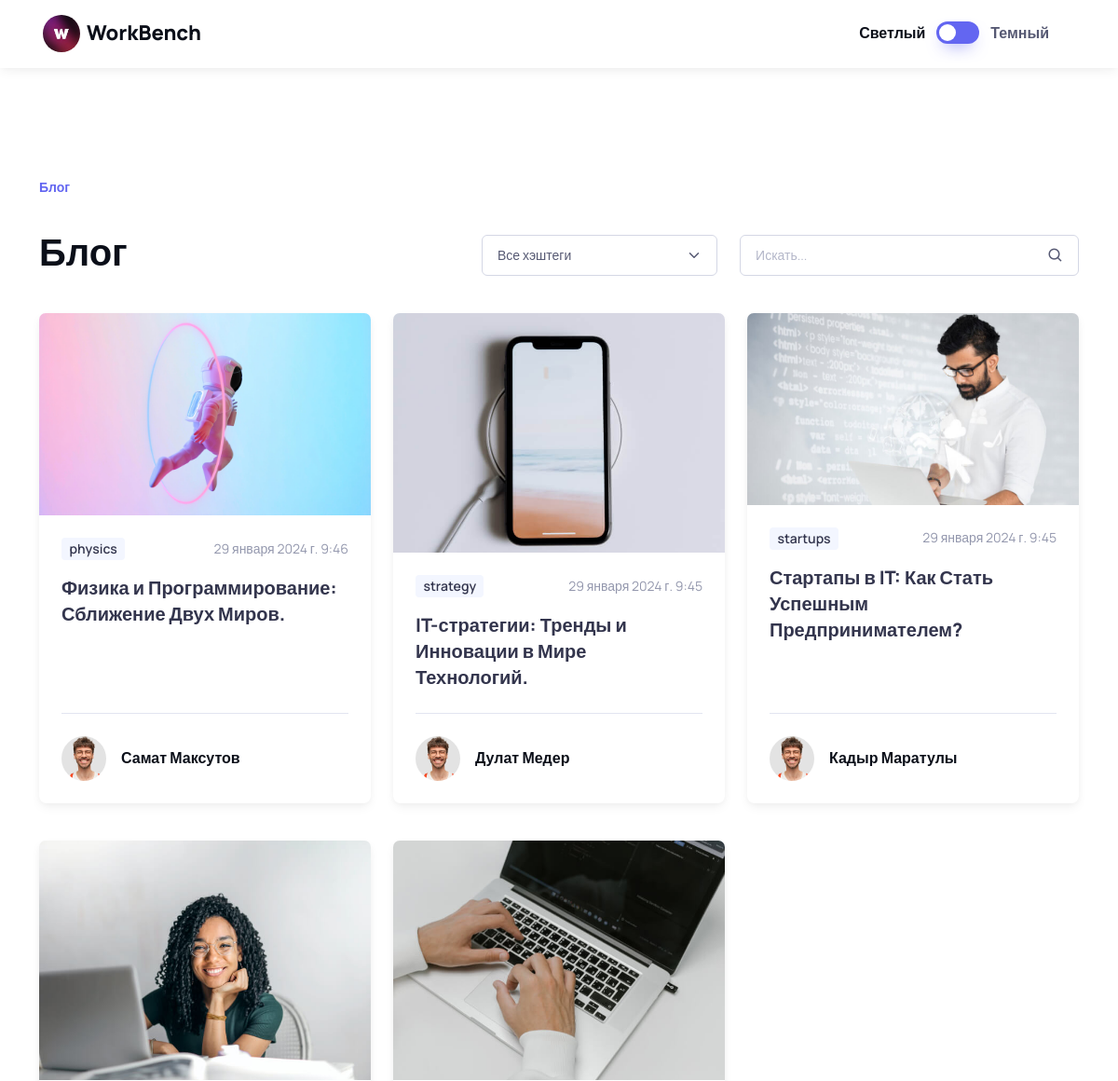
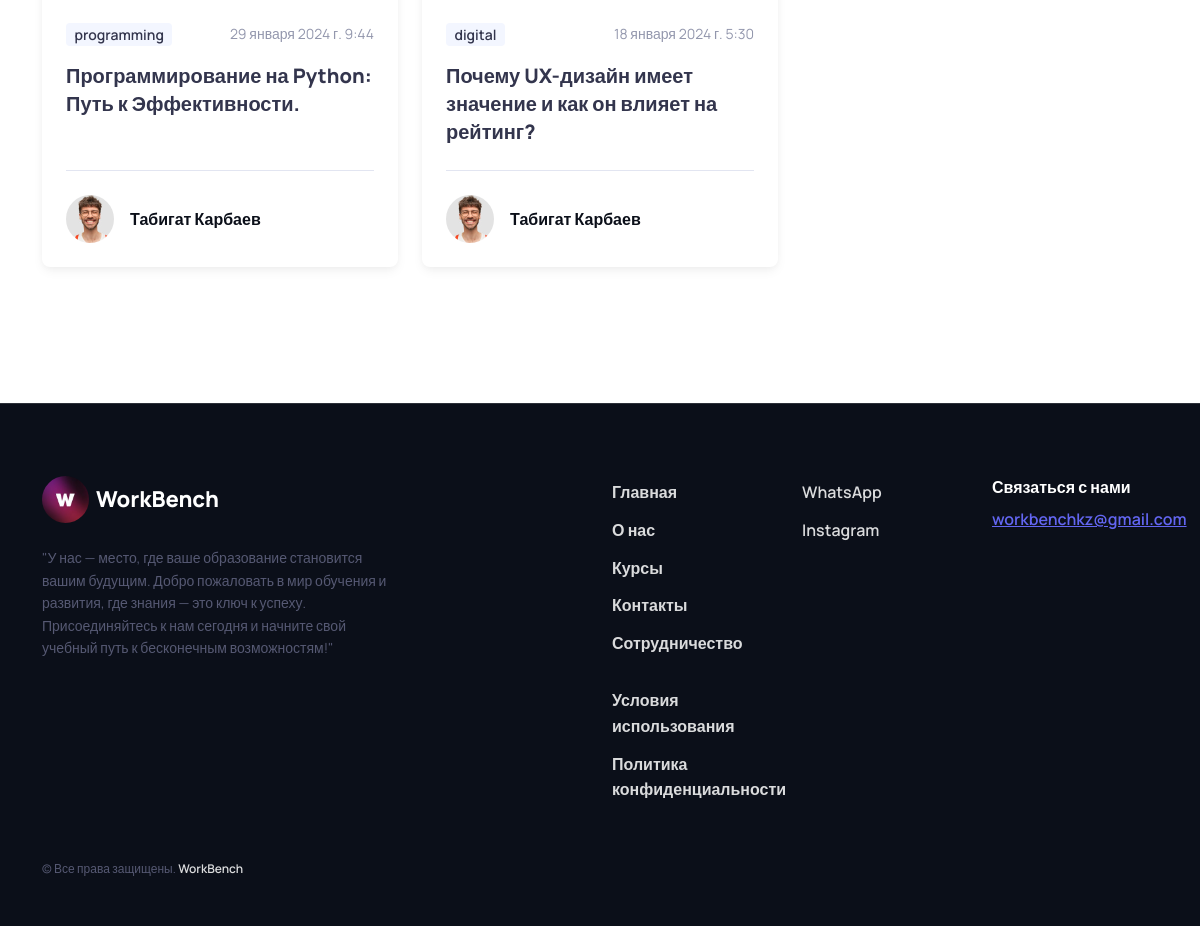
/users/blog/, run on the app's committed database (2 pictures, top to bottom).
### blog/models.py (models this page shows, shortened)
class Post(models.Model):
    HASHTAG = (
        ('startups', 'Стартапы'),
        ('programming', 'Программирование'),
        ('digital', 'Цифровизация'),
        ('strategy', 'IT стратегия'),
        ('physics', 'Физика'),
        ('math', 'Математика'),
        ('business', 'IT Бизнес'),
        ('technology', 'Технологии'),
        ('lifehacks', 'Лайфхаки'),
    )
    title = models.CharField(max_length=255, blank=False)
    author = models.CharField(max_length=255, blank=False)
    author_url = models.URLField(blank=True, null=True)
    image = models.ImageField(upload_to='posts/', blank=False)
    video = models.URLField(blank=True, null=True)
    body = models.TextField(blank=False)
    hashtag = models.CharField(max_length=255, choices=HASHTAG, default='programming',blank=False)
    date = models.DateTimeField(auto_now_add=True)
    class Meta:
        ordering = ['-date']
        verbose_name = 'Пост'
        verbose_name_plural = 'Посты'

### blog/views.py (the view)
# urls.py: path('', BlogListView.as_view(), name='blog'),
class BlogListView(ListView):
    model = Post
    template_name = 'student/blog/blog.html'
    context_object_name = 'posts'
    paginate_by = 10
    def get_queryset(self):
        queryset = Post.objects.all().order_by('-date')
        hashtag_filter = self.request.GET.get('hashtag', '')
        if hashtag_filter:
            queryset = queryset.filter(hashtag=hashtag_filter)
        search_query = self.request.GET.get('search', '')
        if search_query:
            search_condition = Q()
            for field in ['title', 'author', 'body', 'hashtag']:
                search_condition |= Q(**{f'{field}__icontains': search_query})
            queryset = queryset.filter(search_condition)
        return queryset
    def get_context_data(self, **kwargs):
        context = super().get_context_data(**kwargs)
        paginator = Paginator(context['posts'], self.paginate_by)
        page = self.request.GET.get('page')
        try:
            context['posts'] = paginator.page(page)
        except PageNotAnInteger:
            context['posts'] = paginator.page(1)
        except EmptyPage:
            context['posts'] = paginator.page(paginator.num_pages)
        return context

### templates/student/blog/blog.html (shortened to what this page needs)
{% extends 'student/blog/base.html' %}
{% load static %}
{% load static %}
        {% block content %}
      <nav class="container mt-lg-4 pt-5" aria-label="breadcrumb">
        <ol class="breadcrumb mb-0 pt-5">
          <li class="breadcrumb-item active" aria-current="page">Блог</li>
        </ol>
      </nav>
      <section class="container mt-4 mb-lg-5 pt-lg-2 pb-5">
        <div class="row align-items-end gy-3 mb-4 pb-lg-3 pb-1">
          <div class="col-lg-5 col-md-4">
            <h1 class="mb-2 mb-md-0">Блог</h1>
          </div>
          <div class="col-lg-7 col-md-8">
            <form class="row gy-2" method="get" action="{% url 'users:blog:blog' %}">
                <div class="col-lg-5 col-sm-6">
                    <div class="d-flex align-items-center">
                        <select class="form-select" name="hashtag" id="hashtag" onchange="this.form.submit()">
                            <option value="" {% if not request.GET.hashtag %}selected{% endif %}>Все хэштеги</option>
                        </select>
                    </div>
                </div>
                <div class="col-lg-7 col-sm-6">
                    <div class="input-group">
                        <input type="text" class="form-control pe-5 rounded" placeholder="Искать..." name="search" value="{{ request.GET.search }}">
                        <i class="bx bx-search position-absolute top-50 end-0 translate-middle-y me-3 zindex-5 fs-lg"></i>
                    </div>
                </div>
            </form>
          </div>
        </div>
        <div class="row row-cols-lg-3 row-cols-sm-2 row-cols-1 gy-md-4 gy-2">
            {% for post in posts %}
          <div class="col pb-3">
            <article class="card border-0 shadow-sm h-100">
              <div class="position-relative">
                <a href="{% url 'users:blog:blog_detail' pk=post.pk %}" class="position-absolute top-0 start-0 w-100 h-100" aria-label="Читать далее"></a>
                <img src="{{ post.image.url }}" class="card-img-top" alt="Image">
              </div>
              <div class="card-body pb-4">
                <div class="d-flex align-items-center justify-content-between mb-3">
                  <a href="#" class="badge fs-sm text-nav bg-secondary text-decoration-none">{{ post.hashtag }}</a>
                  <span class="fs-sm text-muted">{{ post.date}}</span>
                </div>
                <h3 class="h5 mb-0">
                  <a href="{% url 'users:blog:blog_detail' pk=post.pk %}">{{ post.title }}</a>
                </h3>
              </div>
              <div class="card-footer py-4">
                <a href="#" class="d-flex align-items-center fw-bold text-dark text-decoration-none">
                  <img src="{% static 'student/images/01_1.jpg' %}" class="rounded-circle me-3" width="48" alt="Avatar">
                    {{ post.author }}
                </a>
              </div>
            </article>
          </div>
            {% endfor %}
        </div>
        <nav aria-label="Page navigation example">
          <ul class="pagination justify-content-center pt-md-4 pt-2">
          </ul>
        </nav>
      </section>
        {% endblock %}

### templates/student/blog/base.html (style rules this page uses)
body { padding-top: 70px; }

### data on the page
Post: image (picture), hashtag "physics", date "29 января 2024 г. 9:46", title "Физика и Программирование: Сближение Двух Миров.", author "Самат Максутов"
Post: image (picture), hashtag "strategy", date "29 января 2024 г. 9:45", title "IT-стратегии: Тренды и Инновации в Мире Технологий.", author "Дулат Медер"
Post: image (picture), hashtag "startups", date "29 января 2024 г. 9:45", title "Стартапы в IT: Как Стать Успешным Предпринимателем?", author "Кадыр Маратулы"
Post: image (picture), hashtag "programming", date "29 января 2024 г. 9:44", title "Программирование на Python: Путь к Эффективности.", author "Табигат Карбаев"
Post: image (picture), hashtag "digital", date "18 января 2024 г. 5:30", title "Почему UX-дизайн имеет значение и как он влияет на рейтинг?", author "Табигат Карбаев"
